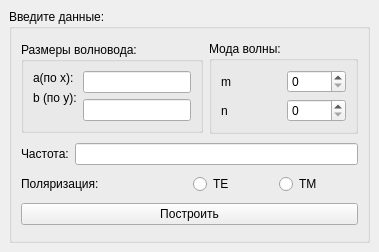
<?xml version="1.0" encoding="UTF-8"?>
<ui version="4.0">
 <class>MainWindow</class>
 <widget class="QMainWindow" name="MainWindow">
  <property name="geometry">
   <rect>
    <x>0</x>
    <y>0</y>
    <width>379</width>
    <height>252</height>
   </rect>
  </property>
  <property name="windowTitle">
   <string>MainWindow</string>
  </property>
  <widget class="QWidget" name="centralwidget">
   <layout class="QGridLayout" name="gridLayout_6">
    <item row="0" column="0">
     <widget class="QGroupBox" name="groupBox">
      <property name="title">
       <string>Введите данные:</string>
      </property>
      <layout class="QGridLayout" name="gridLayout_5">
       <item row="0" column="0">
        <widget class="QGroupBox" name="groupBox_2">
         <property name="sizePolicy">
          <sizepolicy hsizetype="Fixed" vsizetype="Fixed">
           <horstretch>0</horstretch>
           <verstretch>0</verstretch>
          </sizepolicy>
         </property>
         <property name="title">
          <string>Размеры волновода:</string>
         </property>
         <layout class="QGridLayout" name="gridLayout_2">
          <item row="0" column="0">
           <layout class="QFormLayout" name="formLayout">
            <item row="0" column="0">
             <widget class="QLabel" name="label_2">
              <property name="text">
               <string>a(по x):</string>
              </property>
             </widget>
            </item>
            <item row="1" column="0">
             <widget class="QLabel" name="label_3">
              <property name="text">
               <string>b (по y):</string>
              </property>
             </widget>
            </item>
           </layout>
          </item>
          <item row="0" column="1">
           <layout class="QVBoxLayout" name="verticalLayout">
            <item>
             <widget class="QLineEdit" name="line_a">
              <property name="sizePolicy">
               <sizepolicy hsizetype="Fixed" vsizetype="Fixed">
                <horstretch>0</horstretch>
                <verstretch>0</verstretch>
               </sizepolicy>
              </property>
             </widget>
            </item>
            <item>
             <widget class="QLineEdit" name="line_b">
              <property name="sizePolicy">
               <sizepolicy hsizetype="Fixed" vsizetype="Fixed">
                <horstretch>0</horstretch>
                <verstretch>0</verstretch>
               </sizepolicy>
              </property>
             </widget>
            </item>
           </layout>
          </item>
         </layout>
        </widget>
       </item>
       <item row="0" column="1">
        <widget class="QGroupBox" name="groupBox_3">
         <property name="title">
          <string>Мода волны:</string>
         </property>
         <layout class="QGridLayout" name="gridLayout">
          <item row="0" column="1">
           <widget class="QSpinBox" name="spinBox_m"/>
          </item>
          <item row="0" column="0">
           <widget class="QLabel" name="label_6">
            <property name="text">
             <string>m</string>
            </property>
           </widget>
          </item>
          <item row="1" column="0">
           <widget class="QLabel" name="label_5">
            <property name="text">
             <string>n</string>
            </property>
           </widget>
          </item>
          <item row="1" column="1">
           <widget class="QSpinBox" name="spinBox_n"/>
          </item>
         </layout>
        </widget>
       </item>
       <item row="1" column="0" colspan="2">
        <layout class="QHBoxLayout" name="horizontalLayout_2">
         <item>
          <widget class="QLabel" name="label">
           <property name="text">
            <string>Частота:</string>
           </property>
          </widget>
         </item>
         <item>
          <widget class="QLineEdit" name="frequency"/>
         </item>
        </layout>
       </item>
       <item row="2" column="0" colspan="2">
        <layout class="QGridLayout" name="gridLayout_4">
         <item row="0" column="0">
          <widget class="QLabel" name="label_8">
           <property name="text">
            <string>Поляризация:</string>
           </property>
          </widget>
         </item>
         <item row="0" column="1">
          <layout class="QGridLayout" name="gridLayout_3">
           <item row="0" column="0">
            <widget class="QRadioButton" name="radioButton_TE">
             <property name="sizePolicy">
              <sizepolicy hsizetype="Minimum" vsizetype="Fixed">
               <horstretch>0</horstretch>
               <verstretch>0</verstretch>
              </sizepolicy>
             </property>
             <property name="text">
              <string>TE</string>
             </property>
            </widget>
           </item>
           <item row="0" column="1">
            <widget class="QRadioButton" name="radioButton_TM">
             <property name="sizePolicy">
              <sizepolicy hsizetype="Minimum" vsizetype="Fixed">
               <horstretch>0</horstretch>
               <verstretch>0</verstretch>
              </sizepolicy>
             </property>
             <property name="text">
              <string>TM</string>
             </property>
            </widget>
           </item>
          </layout>
         </item>
        </layout>
       </item>
       <item row="3" column="0" colspan="2">
        <widget class="QPushButton" name="pushButton">
         <property name="sizePolicy">
          <sizepolicy hsizetype="Minimum" vsizetype="Maximum">
           <horstretch>0</horstretch>
           <verstretch>0</verstretch>
          </sizepolicy>
         </property>
         <property name="text">
          <string>Построить</string>
         </property>
        </widget>
       </item>
      </layout>
     </widget>
    </item>
   </layout>
  </widget>
 </widget>
 <resources/>
 <connections/>
</ui>
